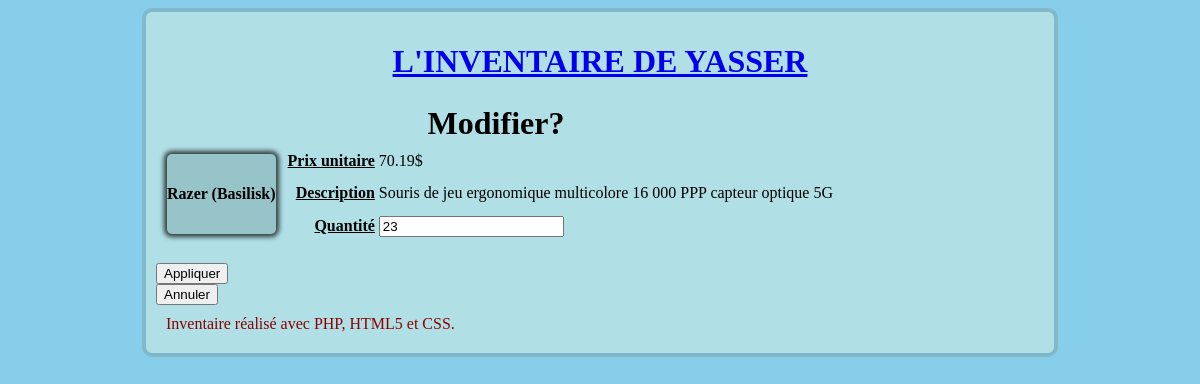
The page /index.php?action=modificationProduitCommande&id=12 on the database its author committed.
### tables this page shows
CREATE TABLE IF NOT EXISTS `Produits_commande` (
  `id` int(11) NOT NULL,
  `commande_id` int(11) NOT NULL,
  `produit_id` int(11) NOT NULL,
  `quantite_produit` int(11) NOT NULL
);

CREATE TABLE IF NOT EXISTS `Produits` (
  `id` int(11) NOT NULL,
  `nom_produit` varchar(255) NOT NULL,
  `prix_unitaire` decimal(10,2) NOT NULL,
  `description_produit` text NOT NULL,
  `en_stock` tinyint(1) NOT NULL
);

### Controleur/Controleur.php (called while the page is built, shortened)
<?php
require 'Modele/Modele.php';
function modificationProduitCommande($id, $erreur) {
    $produitCommande = getProduitCommande($id);
    require 'Vue/vueModifierProduit.php';
}

### Modele/Modele.php (called while the page is built, shortened)
<?php
function getProduitCommande($id) {
    $bdd = getBdd();
    $reponses = $bdd->prepare('SELECT `Produits_commande`.id, `commande_id`,'
            . ' `produit_id`,'
            . ' `quantite_produit`,'
            . ' `Produits`.`nom_produit`,'
            . ' `Produits`.`prix_unitaire`,'
            . ' `Produits`.`description_produit`,'
            . ' `Commandes`.`details_commande`,'
            . ' `Utilisateurs`.`nom` '
            . 'FROM `Produits_commande` '
            . 'INNER JOIN `Produits` ON `Produits_commande`.`produit_id` = `Produits`.`id` '
            . 'INNER JOIN `Commandes` ON `Commandes`.`id` = `Produits_commande`.`commande_id` '
            . 'INNER JOIN `Utilisateurs` ON `Commandes`.`utilisateur_id` = `Utilisateurs`.`id` '
            . 'WHERE `Produits_commande`.`id`=?'
            . 'ORDER BY `Produits_commande`.`commande_id` ASC');
    $reponses->execute(array($id));
    return $reponses->fetch();
}
function getBdd() {
    $bdd = new PDO('mysql:host=localhost;dbname=inventaire_et_vente;charset=utf8',
            'root', '6890674', array(PDO::ATTR_ERRMODE => PDO::ERRMODE_EXCEPTION));
    return $bdd;
}

### Vue/vueModifierProduit.php (the view, shortened to what this page needs)
<form action="index.php?action=modifyProduitCommande" method="post">
<table>
    <thead>
    <th colspan="3">Modifier?</th>
</thead>
<tr>
    <td id="conteneurNomProduit" rowspan="5">
        <strong id="nomProduit"><?= htmlspecialchars($produitCommande['nom_produit']) ?></strong>
    </td>
</tr>
<tr>
    <td class="nomPropriete">Prix unitaire</td>
    <td><?= htmlspecialchars($produitCommande['prix_unitaire']) ?>$</td>
</tr>
<tr>
    <td class="nomPropriete">Description</td>
    <td><?= htmlspecialchars($produitCommande['description_produit']) ?></td>
</tr>
<tr>
    <td class="nomPropriete">Quantité</td>
    <td><input type="text" name="quantite_produit" value="<?= htmlspecialchars($produitCommande['quantite_produit']) ?>" />
</td>
</tr>
</table>
    <input type="hidden" name="id" value="<?= $produitCommande['id'] ?>" /><br />
    <input type="submit" value="Appliquer" />
</form>
<form action="index.php" method="get" >
    <input type="submit" value="Annuler" />
</form>
<?php require 'gabarit.php'; ?>

### Contenue/css/style.css (style rules this page uses)
body { background: skyblue; }
th { font-size: 2em; }
#conteneurNomProduit { max-width: 200px; text-align: center; }
#nomProduit { box-shadow: 0px 0px 5px 3px rgba(0,0,0,0.75); background: #97c4c9; justify-content: center; height: 5em; align-items: center; display: flex; border-radius: 5px; margin: 8px; }
.nomPropriete { font-weight: bold; text-decoration: underline; text-align: right; }

### rows shown on the page
produits_commande: produit.nom_produit "Razer (Basilisk)", produit.prix_unitaire "70.19", produit.description_produit "Souris de jeu ergonomique multicolore 16 000 PPP capteur optique 5G", quantite_produit "23"
